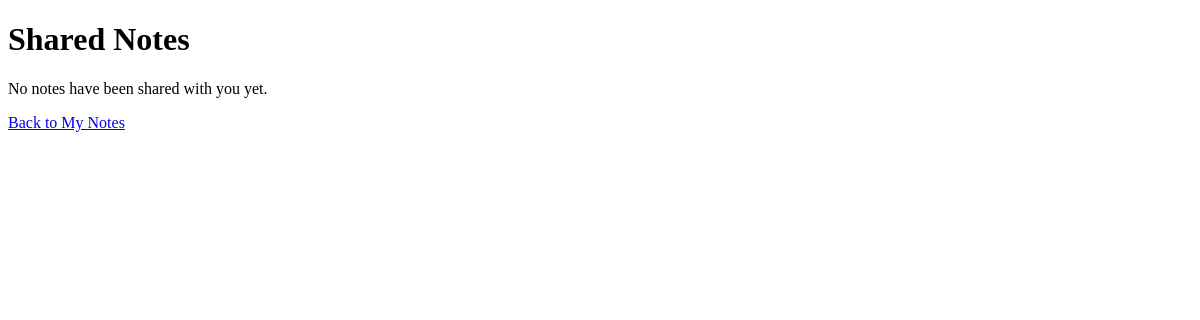
The page /shared_notes (signed in) on the database as committed earlier.
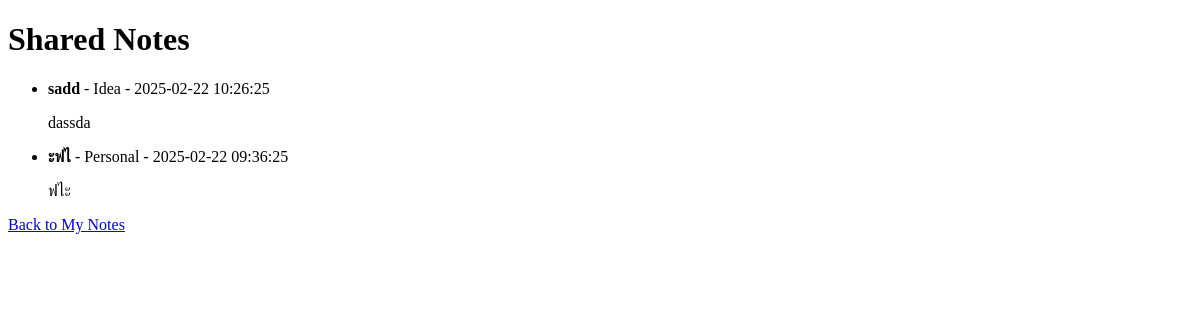
The same page on the database as committed later.
### app.py (models this page shows)
class Note(db.Model):
    id = db.Column(db.Integer, primary_key=True)
    title = db.Column(db.String(100), nullable=False)
    content = db.Column(db.Text, nullable=False)
    category = db.Column(db.String(50))
    timestamp = db.Column(db.DateTime, default=db.func.current_timestamp())
    user_id = db.Column(db.Integer, db.ForeignKey('user.id'), nullable=False)
    user = db.relationship('User', backref=db.backref('notes', lazy=True))

### app.py (the view)
@app.route('/shared_notes')
@login_required
def shared_notes():
    shared_notes = SharedNote.query.filter_by(shared_user_id=current_user.id).all()
    notes = [shared_note.note for shared_note in shared_notes]
    return render_template('shared_notes.html', notes=notes)

### app.py (called while the page is built)
@login_manager.user_loader
def load_user(user_id):
    return User.query.get(int(user_id))

### templates/shared_notes.html (shortened to what this page needs)
<!DOCTYPE html>
<html lang="en">
<head>
</head>
<body>
    <h1>Shared Notes</h1>
    {% if notes %}
        <ul>
            {% for note in notes %}
                <li>
                    <strong>{{ note.title }}</strong> - {{ note.category }} - {{ note.timestamp }}
                    <p>{{ note.content }}</p>
                </li>
            {% endfor %}
        </ul>
    {% else %}
        <p>No notes have been shared with you yet.</p>
    {% endif %}
    <a href="{{ url_for('my_notes') }}">Back to My Notes</a>
</body>
</html>

Rows that differ between the two databases and show on the page:
added Note: title "sadd", category "Idea", timestamp "2025-02-22 10:26:25", content "dassda"
now on this page (row unchanged): Note: title "ะฟไ", category "Personal", timestamp "2025-02-22 09:36:25", content "ฟไะ"
Other text that changed with them:
text no longer shown: "No notes have been shared with you yet."
